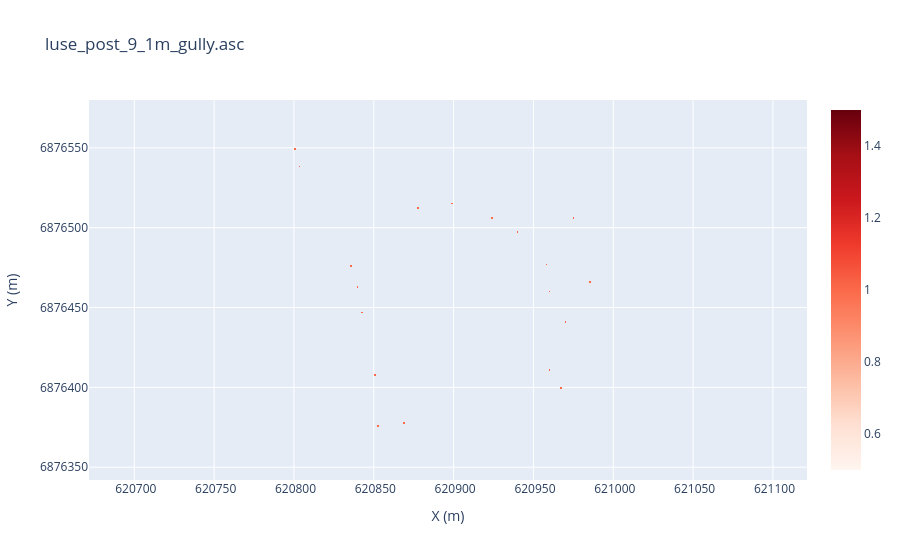

Here is the notebook cell this chart was saved with:
### Markdown cell above
## Ajout gullies

### Code cell
gully_path = r'Inputs/modif/gully_post_9_1m.asc'
luse_path = r'Inputs/modif/luse_post_9_1m.asc'
meta_gully, data_gully = read_file.read_asc_file(gully_path, ignore_first_line=False)
meta_luse, data_luse = read_file.read_asc_file(luse_path, ignore_first_line=True)
# ploting.create_plotly_map(data_gully, meta_gully, "luse_post_9_1m_gully.asc", color="reds")

### Figure 1 — Plotly figure (JSON) as saved in the notebook; plotly's stock layout.template omitted (floating-point values rounded to 4 significant figures; data arrays with more than 128 entries replaced by an {"elided": "..."} marker saying what was removed)
{"data": [{"colorscale": [[0, "rgb(255,245,240)"], [0.125, "rgb(254,224,210)"], [0.25, "rgb(252,187,161)"], [0.375, "rgb(252,146,114)"], [0.5, "rgb(251,106,74)"], [0.625, "rgb(239,59,44)"], [0.75, "rgb(203,24,29)"], [0.875, "rgb(165,15,21)"], [1, "rgb(103,0,13)"]], "customdata": {"elided": "101436 int values"}, "hovertemplate": "<b>Data: %{z:.4f} unit<extra></extra></b><br>Ligne: %{customdata[0]}<br>Colonne: %{customdata[1]}<br>", "type": "heatmap", "x": {"elided": "214 float values"}, "y": {"elided": "237 float values"}, "z": {"elided": "237x214 float values"}, "zmax": 1, "zmin": 1}], "layout": {"autosize": false, "coloraxis": {"colorbar": {"nticks": 10, "ticklen": 6, "ticks": "outside"}}, "title": {"text": "luse_post_9_1m_gully.asc"}, "xaxis": {"showgrid": true, "tickformat": " d", "tickmode": "auto", "title": {"text": "X (m)"}}, "yaxis": {"scaleanchor": "x", "showgrid": true, "tickformat": " d", "tickmode": "auto", "title": {"text": "Y (m)"}}}}
